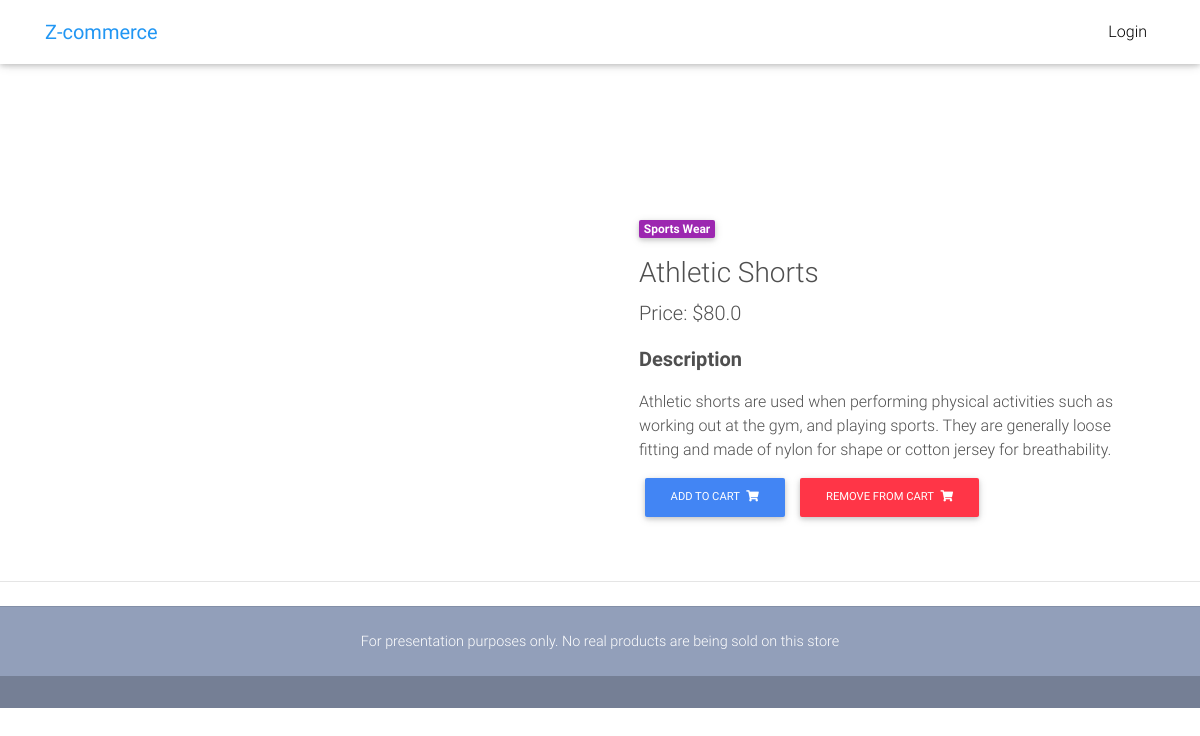
/product/athletic-shorts/, run on the app's committed database.
### coreFunctionality/models.py (models this page shows, shortened)
class Item(models.Model):                  # Stores individual items that can be ordered by a user
    name = models.CharField(max_length=50)  # Name of the item
    price = models.FloatField()             # Price of the item
    category = models.CharField(max_length=2, choices=CATEGORIES, default='S')   # Category that the item is under
    label = models.CharField(max_length=1, choices=LABELCHOICES, default='P')    # Type of label that an item has (if it has one)
    slug = models.SlugField()
    description = models.TextField(default="This is a product")
    image_Url = models.TextField(default="https://mdbootstrap.com/img/Photos/Horizontal/E-commerce/Vertical/12.jpg")
    def get_Add_To_Cart_URL(self):
        return reverse('coreFunctionality:addToCartView', kwargs={'slug' : self.slug})
    def get_Remove_From_Cart_URL(self):
        return reverse('coreFunctionality:removeFromCartView', kwargs={'slug' : self.slug})

### coreFunctionality/views.py (the view)
# urls.py: path('product/<slug:slug>/', views.productPage, name="productView"),
def productPage(request, slug):
    product = get_object_or_404(Item, slug=slug)    # Returns the item with the requested slug
    context = {'item' : product}                    # Assigns the returned produce the name "item"
    return render(request, "productPage.html/", context)

### storeFront/templates/productPage.html (shortened to what this page needs)
{% extends "base.html" %}
{% load static %}
{% load cart_Template_Tag %}
{% block content %}
<body>
  <main class="mt-5 pt-4">
    <div class="container dark-grey-text mt-5">
      <div class="row wow fadeIn">
        <div class="col-md-6 mb-4">
        </div>
        <div class="col-md-6 mb-4">
          <div class="p-4">
            <div class="mb-3">
              <a href="">
                <span class="badge purple mr-1">{{item.get_category_display}}</span>
              </a>
            </div>
            <h3>{{item.name}}</h3>
            <p class="lead">
              <span>Price: ${{item.price}}</span>
            </p>
            <p class="lead font-weight-bold">Description</p>
            <p>{{item.description}}</p>
            <a href="{{item.get_Add_To_Cart_URL}}">
              <button  class="btn btn-primary btn-md my-0 p">Add to cart
                <i class="fas fa-shopping-cart ml-1"></i>
              </button>
            </a>
            <a href="{{item.get_Remove_From_Cart_URL}}">
            <button  class="btn btn-danger btn-md my-0 p">Remove from cart
              <i class="fas fa-shopping-cart ml-1"></i>
            </button>
          </a>
          </div>
        </div>
        </div>
      </div>
      <hr>
  </main>
</body>
{% endblock content %}

### storeFront/templates/base.html (style rules this page uses)
html, body, header, .carousel { height: 60vh; }

### data on the page
Item: category "Sports Wear", name "Athletic Shorts", price "80.0", description "Athletic shorts are used when performing physical activities such as working out at the gym, and playing sports. They are generally loose fitting and made of nylon for shape or cotton jersey for breathability."
